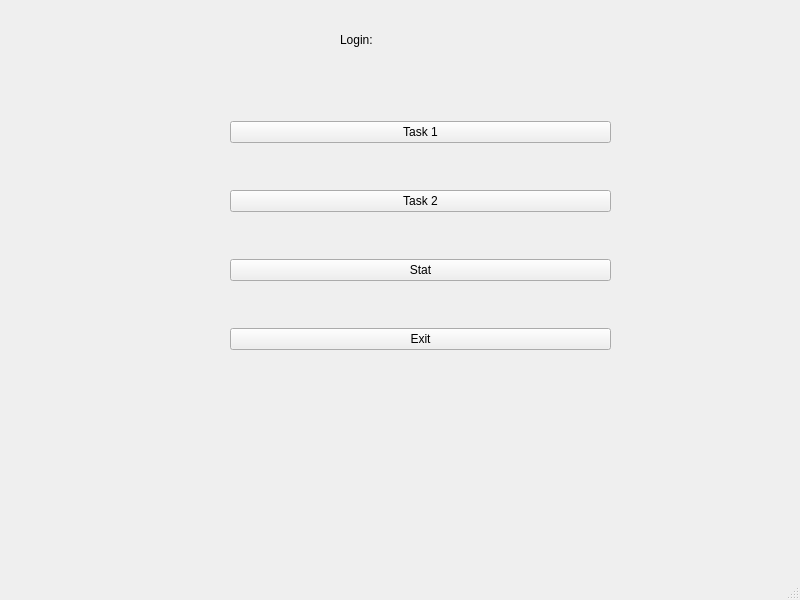
<?xml version="1.0" encoding="UTF-8"?>
<ui version="4.0">
 <class>MainWindow</class>
 <widget class="QMainWindow" name="MainWindow">
  <property name="geometry">
   <rect>
    <x>0</x>
    <y>0</y>
    <width>800</width>
    <height>600</height>
   </rect>
  </property>
  <property name="windowTitle">
   <string>MainWindow</string>
  </property>
  <widget class="QWidget" name="centralwidget">
   <widget class="QWidget" name="verticalLayoutWidget">
    <property name="geometry">
     <rect>
      <x>230</x>
      <y>80</y>
      <width>381</width>
      <height>311</height>
     </rect>
    </property>
    <layout class="QVBoxLayout" name="verticalLayout">
     <item>
      <widget class="QPushButton" name="pushButtonTask1">
       <property name="text">
        <string>Task 1</string>
       </property>
      </widget>
     </item>
     <item>
      <widget class="QPushButton" name="pushButtonTask2">
       <property name="text">
        <string>Task 2</string>
       </property>
      </widget>
     </item>
     <item>
      <widget class="QPushButton" name="pushButtonStat">
       <property name="text">
        <string>Stat</string>
       </property>
      </widget>
     </item>
     <item>
      <widget class="QPushButton" name="pushButton_4">
       <property name="text">
        <string>Exit</string>
       </property>
      </widget>
     </item>
    </layout>
   </widget>
   <widget class="QLabel" name="label_6">
    <property name="geometry">
     <rect>
      <x>340</x>
      <y>30</y>
      <width>41</width>
      <height>20</height>
     </rect>
    </property>
    <property name="text">
     <string>Login:</string>
    </property>
   </widget>
   <widget class="QLabel" name="label_login">
    <property name="geometry">
     <rect>
      <x>390</x>
      <y>30</y>
      <width>63</width>
      <height>20</height>
     </rect>
    </property>
    <property name="text">
     <string/>
    </property>
   </widget>
  </widget>
  <widget class="QMenuBar" name="menubar">
   <property name="geometry">
    <rect>
     <x>0</x>
     <y>0</y>
     <width>800</width>
     <height>26</height>
    </rect>
   </property>
  </widget>
  <widget class="QStatusBar" name="statusbar"/>
 </widget>
 <resources/>
 <connections/>
</ui>
